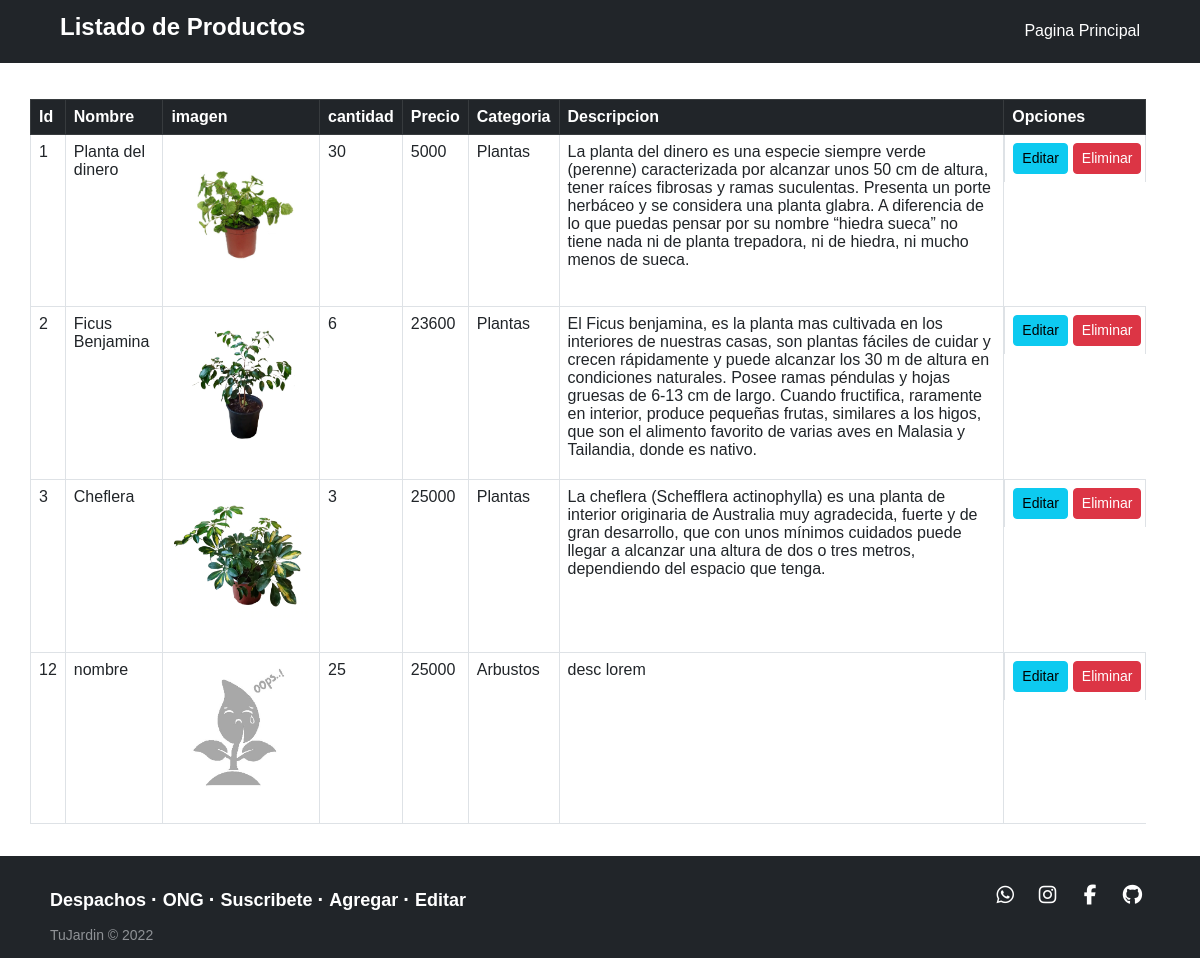
Page /crud on the earlier database version.
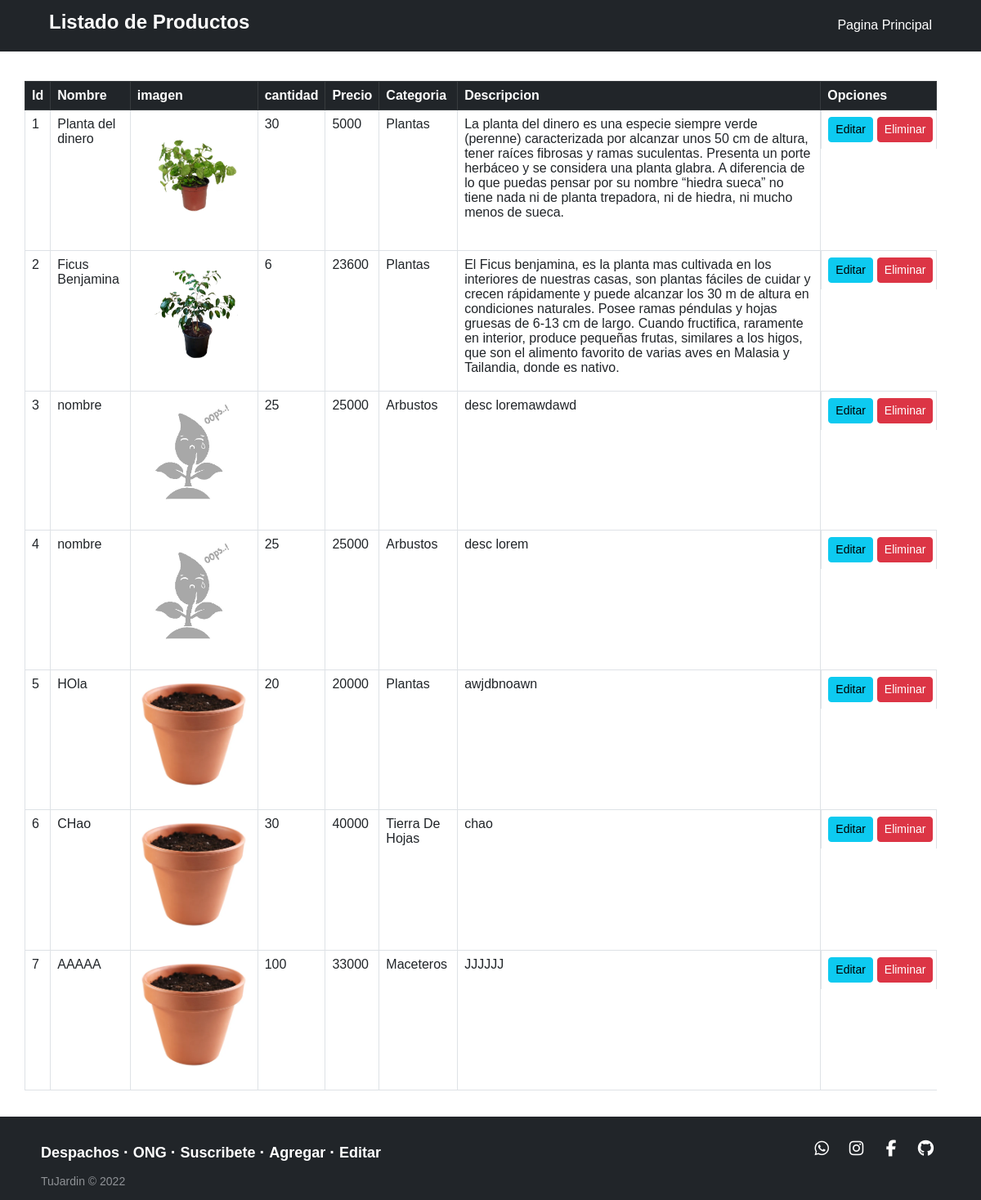
Same page on the later database version.
### core/models.py (models this page shows, shortened)
class Producto(models.Model):
    idProducto = models.AutoField(primary_key=True,verbose_name='id de Producto')
    nombre_prod = models.CharField(max_length=40,verbose_name='Nombre_prod')
    imagen_prod = models.ImageField(upload_to="Productos", null=True, blank=True) #python -m pip install Pillow   eso me lo pidio
    descripcion_prod = models.TextField(verbose_name='Descripcion')
    cantidad_prod = models.IntegerField(verbose_name='Cantidad de productos')
    precio_prod = models.IntegerField(verbose_name='Precio')
    categoria = models.ForeignKey(Categoria, null=True, blank=True, on_delete=models.CASCADE)

class Categoria(models.Model):
    idCategoria = models.IntegerField(primary_key=True, verbose_name='Id de categoria')
    nombreCategoria = models.CharField(max_length=50, verbose_name='Nombre de la Categoria')
    def __str__(self):
        return self.nombreCategoria

### core/views.py (the view)
# urls.py: path('crud', crud, name='crud'),
def crud(request):
    productos= Producto.objects.all()
    datos = {
        'productos': productos
    }
    return render(request, 'core/Crud.html', datos) #claro esto es solo una prueba la pagina puede cambiar

### core/templates/core/Crud.html (shortened to what this page needs)
<html lang="en">
{% load static %}
<head>
    <link href={% static 'core/css/index.css' %} rel="stylesheet" type="text/css">
    <link href="https://cdn.jsdelivr.net/npm/bootstrap@5.2.0-beta1/dist/css/bootstrap.min.css" rel="stylesheet">
</head>
<body>
    <nav class="navbar navbar-dark bg-dark">
        <span style="padding-left:5%;font-size: 1.5rem;font-weight: 700;" class="navbar-brand mb-2 h1">Listado de Productos</span>
        <a style="padding-right:5%; font-size: 1.0rem" class="linkMenu" href={% url 'index' %}>Pagina Principal</a>
    </nav>
<div class="row">
<div class="col">
    <div class="container" style="margin-top: 3%;height: 100%;">
        <div class="column">
            <div class="row">
                <div class="row mb-3">
                    <table class="table table-bordered" id="categorias">
                        <thead class="table-dark">
                            <tr>
                                <th>Id</th>
                                <th>Nombre</th>
                                <th>imagen</th>
                                <th>cantidad</th>
                                <th>Precio</th>
                                <th>Categoria</th>
                                <th>Descripcion</th>
                                <th>Opciones</th>
                            </tr>
                        </thead>
                    {% for ve in productos%}
                    <tr>
                        <td>{{ve.idProducto}}</td>
                        <td>{{ve.nombre_prod}}</td>
                        {% if ve.imagen_prod %}
                        <td><img id="container" class="img-fluid mb-3 fotito" src={{ve.imagen_prod.url}} alt="{{ve.nombre_prod}}"></td>
                        {% endif%}
                        {% if not ve.imagen_prod %}
                        <td><img id="container" class="img-fluid mb-3 fotito" src={% static "core/img/IMG.png" %} alt="{{ve.nombre_prod}}"></td>
                        {% endif%}
                        <td>{{ve.cantidad_prod}}</td>
                        <td>{{ve.precio_prod}}</td>
                        <td>{{ve.categoria}}</td>
                        <td>{{ve.descripcion_prod}}</td>
                        <td style="display: flex;">
                            <a style="margin-right:4%;" href="{% url 'mod' ve.idProducto %}" class="btn btn-info btn-sm">Editar</a>
                            <a href="{% url 'eliminar' ve.idProducto %}" class="btn btn-danger btn-sm">Eliminar</a>
                        </td>
                    </tr>
                    {% endfor %}
                </table>
                </div>
            </div>
        </div>
        </div>
    </div>
</div>
<div class="col">
<footer class="footer-distributed">
                <div class="footer-right">
                    <a href="#"><i class="fa fa-whatsapp"></i></a>
                    <a href="#"><i class="fa fa-instagram"></i></a>
                    <a href="#"><i class="fa fa-facebook"></i></a>
                    <a href="#"><i class="fa fa-github"></i></a>
                </div>
                <div class="footer-left">
                    <p class="footer-links">
                        <p class="footer-links">
                                      <a class="link-1" href={%url 'usuario' %}>Despachos</a>
                                      <a href="#">ONG</a>
                                      <a href="#">Suscribete</a>
                                      <a href={% url 'formulario' %}>Agregar</a>
                                      <a href={% url 'crud' %}>Editar</a>
                                  </p>
                    <p>TuJardin &copy; 2022</p>
                </div>
            </footer>
        </div>
</body>
</html>

Differences in the rows shown:
removed Producto: idProducto "12", nombre_prod "nombre", cantidad_prod "25", precio_prod "25000", categoria "Arbustos", descripcion_prod "desc lorem"
changed Producto id 3: nombre_prod "Cheflera" → "nombre"; imagen_prod "Productos/2.1.3.png" → empty (drawn); cantidad_prod "3" → "25"; categoria "Plantas" → "Arbustos"; descripcion_prod "La cheflera (Schefflera actinophylla) es una planta de interior originaria de Australia muy agradecida, fuerte y de gran desarrollo, que con unos mínimos cuidados puede llegar a alcanzar una altura de dos o tres metros, dependiendo del espacio que tenga." → "desc loremawdawd"; imagen_prod: picture removed
added Producto: idProducto "4", nombre_prod "nombre", cantidad_prod "25", precio_prod "25000", categoria "Arbustos", descripcion_prod "desc lorem"
added Producto: idProducto "5", nombre_prod "HOla", imagen_prod (picture), cantidad_prod "20", precio_prod "20000", categoria "Plantas", descripcion_prod "awjdbnoawn"
added Producto: idProducto "6", nombre_prod "CHao", imagen_prod (picture), cantidad_prod "30", precio_prod "40000", categoria "Tierra De Hojas", descripcion_prod "chao"
added Producto: idProducto "7", nombre_prod "AAAAA", imagen_prod (picture), cantidad_prod "100", precio_prod "33000", categoria "Maceteros", descripcion_prod "JJJJJJ"
